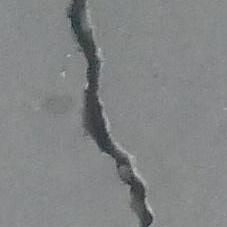
#> input picture dataset_muestra_original/Positive/00001.jpg, 227 x 227 px
$ python procesar_dataset.py
#> lines starting #> are read from the running program, lines starting #| are printed output that depends on the picture
### preprocessor.py
"""
Módulo de Preprocesamiento de Imágenes de Concreto
Proyecto: Detección y Clasificación de Grietas en Superficies de Concreto
Estudiante: Domingo de Guzman Quispe Mamani
Curso: Visión Computacional - UNSAAC
"""

import cv2
import numpy as np


class ConcreteCrackPreprocessor:
    def __init__(self, target_size=(224, 224), clahe_clip=2.5, clahe_grid=(8, 8), blur_kernel=(3, 3)):
        """
        Inicializa los parámetros del pipeline de preprocesamiento.

        Args:
            target_size (tuple): Tamaño al que se redimensionará la imagen (W, H).
            clahe_clip (float): Límite de contraste para el algoritmo CLAHE.
            clahe_grid (tuple): Tamaño de la rejilla para la ecualización local adaptativa.
            blur_kernel (tuple): Tamaño del kernel Gaussiano para reducción de ruido.
        """
#> in run, img_bgr is the input picture: shape (227, 227, 3); mean B, G, R 133.4, 132.7, 130.7
        self.target_size = target_size
        self.clahe_clip = clahe_clip
        self.clahe_grid = clahe_grid
        self.blur_kernel = blur_kernel
        self.clahe = cv2.createCLAHE(clipLimit=self.clahe_clip, tileGridSize=self.clahe_grid)
        self.morph_kernel = cv2.getStructuringElement(cv2.MORPH_RECT, (3, 3))

    def resize_bicubic(self, img_bgr):
        """Paso 1: Remuestreo con interpolación bicúbica para máxima conservación de textura."""
        return cv2.resize(img_bgr, self.target_size, interpolation=cv2.INTER_CUBIC)

    def to_grayscale(self, img_bgr):
        """Paso 2: Conversión a escala de grises (eliminación de redundancia cromática)."""
        return cv2.cvtColor(img_bgr, cv2.COLOR_BGR2GRAY)
#> returned value: shape (224, 224)

    def reduce_noise(self, img_gray, method="gaussian"):
        """
        Paso 3: Reducción de ruido de textura de alta frecuencia.
        Opciones: 'gaussian' o 'bilateral' (preserva bordes mientras suaviza textura).
        """
#> called with method = 'gaussian'
        if method == "bilateral":
            return cv2.bilateralFilter(img_gray, d=5, sigmaColor=50, sigmaSpace=50)
        else:
            return cv2.GaussianBlur(img_gray, self.blur_kernel, sigmaX=0)

    def enhance_contrast(self, img_gray):
        """
        Paso 4: Realce adaptativo de contraste local (CLAHE).
        Evita sobreamplificar el ruido mientras expande el rango dinámico de la fisura.
        """
        return self.clahe.apply(img_gray)
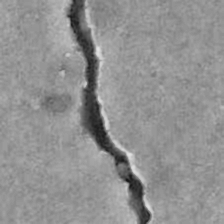
#> returned value: shape (224, 224); min 21, max 226, mean 145.6

    def morphological_refine(self, img_enhanced):
        """
        Paso 5: Operación morfológica para conectar micro-segmentos de la fisura.
        Un cierre morfológico (Dilatación seguida de Erosión) une fisuras interrumpidas.
        """
        # Cierre morfológico: A • B = (A ⊕ B) ⊖ B
        # En escala de grises, para destacar valles oscuros de fisuras se puede usar blackhat o cierre
        closed = cv2.morphologyEx(img_enhanced, cv2.MORPH_CLOSE, self.morph_kernel)
        return closed

    def normalize(self, img_processed):
        """Paso 6: Normalización numérica flotante [0.0, 1.0] para entrenamiento o extracción."""
        return (img_processed.astype(np.float32) / 255.0)

    def process(self, img_bgr, return_all_steps=False):
        """
        Ejecuta el pipeline completo sobre una imagen de entrada.
        """
        step1_resized = self.resize_bicubic(img_bgr)
        step2_gray = self.to_grayscale(step1_resized)
        step3_denoised = self.reduce_noise(step2_gray, method="gaussian")
        step4_enhanced = self.enhance_contrast(step3_denoised)
        step5_morph = self.morphological_refine(step4_enhanced)
        step6_normalized = self.normalize(step5_morph)

        if return_all_steps:
            return {
                "original": img_bgr,
                "resized": step1_resized,
                "gray": step2_gray,
                "denoised": step3_denoised,
                "clahe": step4_enhanced,
                "morph": step5_morph,
                "normalized": step6_normalized
            }

        return step5_morph

### generar_reporte_visual.py
"""
Generador de Visualizaciones Comparativas e Histogramas
Proyecto: Preprocesamiento de Dataset de Concreto
Estudiante: Domingo de Guzman Quispe Mamani
"""

import os
import cv2
import numpy as np
import matplotlib.pyplot as plt
from preprocessor import ConcreteCrackPreprocessor


def plot_comparison(original_bgr, preprocessor, save_path, title_label="Grieta de Concreto (Positive)"):
    """
    Genera una figura comparativa de 4 paneles:
    1. Imagen Original
    2. Imagen Preprocesada (Filtrado Gaussiano + CLAHE + Morfología)
    3. Histograma de la imagen original en escala de grises
    4. Histograma de la imagen preprocesada (mostrando la redistribución y ecualización de frecuencias)
    """
#> called with title_label = 'Clase: Positive'
    steps = preprocessor.process(original_bgr, return_all_steps=True)
#> steps = 7 items

    gray_orig = steps["gray"]
    processed = steps["morph"]

    # Calcular histogramas
    hist_orig = cv2.calcHist([gray_orig], [0], None, [256], [0, 256])
#> hist_orig = 256 values, max 6243 at index 137, min 0 at index 0, mean 196
    hist_proc = cv2.calcHist([processed], [0], None, [256], [0, 256])
#> hist_proc = 256 values, max 2750 at index 149, min 0 at index 0, mean 196

    fig, axes = plt.subplots(2, 2, figsize=(12, 10))
    fig.suptitle(f"Pipeline de Preprocesamiento: {title_label}\nEstudiante: Domingo de Guzman Quispe Mamani - Visión Computacional", fontsize=14, fontweight='bold')

    # Panel 1: Original
    img_rgb = cv2.cvtColor(steps["resized"], cv2.COLOR_BGR2RGB)
    axes[0, 0].imshow(img_rgb)
    axes[0, 0].set_title(f"1. Imagen Original (Bicubic 224x224)\n[Bajo contraste, textura granular]")
    axes[0, 0].axis('off')

    # Panel 2: Preprocesada
    axes[0, 1].imshow(processed, cmap='gray')
    axes[0, 1].set_title(f"2. Resultado Final (Denoise + CLAHE + Morfología)\n[Fisuras destacadas, contraste optimizado]")
    axes[0, 1].axis('off')

    # Panel 3: Histograma Original
    axes[1, 0].plot(hist_orig, color='steelblue', lw=2)
    axes[1, 0].fill_between(range(256), hist_orig.flatten(), color='steelblue', alpha=0.3)
    axes[1, 0].set_title("3. Histograma Original (Rango Dinámico Comprimido)")
    axes[1, 0].set_xlabel("Nivel de Gris (0 - 255)")
    axes[1, 0].set_ylabel("Frecuencia (Píxeles)")
    axes[1, 0].grid(True, linestyle='--', alpha=0.5)
    axes[1, 0].set_xlim([0, 256])

    # Panel 4: Histograma Preprocesado
    axes[1, 1].plot(hist_proc, color='darkgreen', lw=2)
    axes[1, 1].fill_between(range(256), hist_proc.flatten(), color='darkgreen', alpha=0.3)
    axes[1, 1].set_title("4. Histograma tras CLAHE (Rango Dinámico Expandido)")
    axes[1, 1].set_xlabel("Nivel de Gris (0 - 255)")
    axes[1, 1].set_ylabel("Frecuencia (Píxeles)")
    axes[1, 1].grid(True, linestyle='--', alpha=0.5)
    axes[1, 1].set_xlim([0, 256])

    plt.tight_layout()
    os.makedirs(os.path.dirname(save_path), exist_ok=True)
    plt.savefig(save_path, dpi=300)
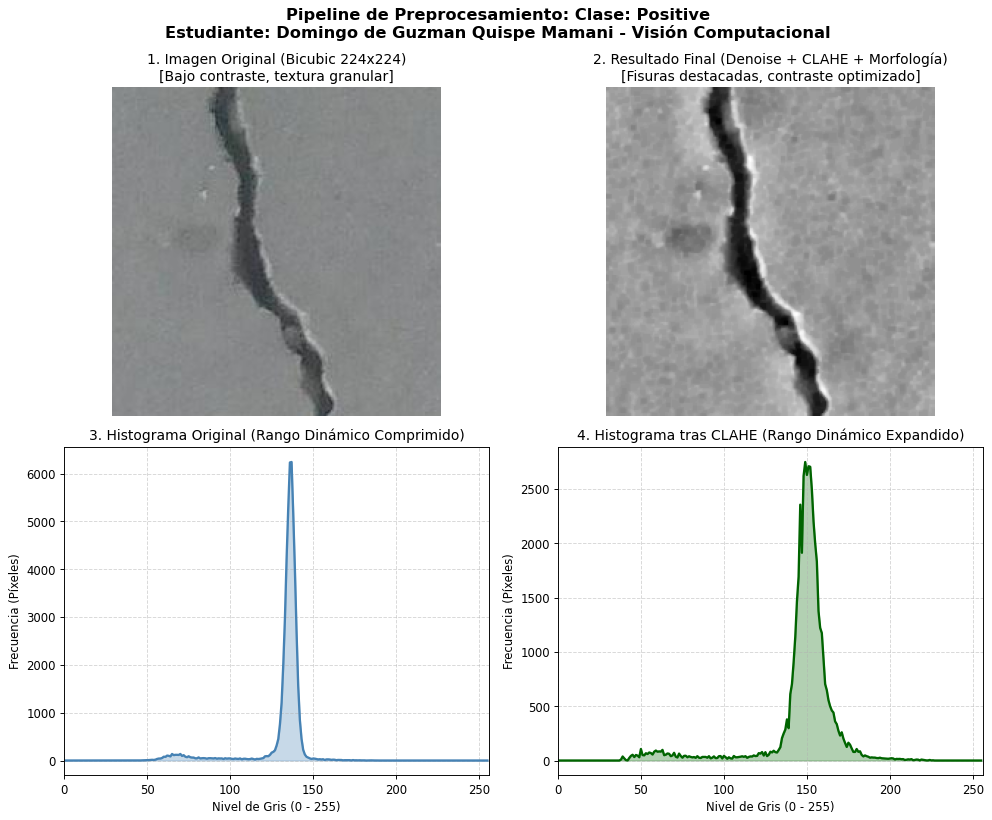
#> figure drawn by matplotlib, 4 panels; panel 3: curve peaks at x = 137, y = 6243; panel 4: curve peaks at x = 149, y = 2750
    plt.close()
    print(f"Gráfica guardada en: {save_path}")


def plot_step_by_step(original_bgr, preprocessor, save_path):
    """
    Muestra la descomposición paso a paso de todas las etapas del pipeline.
    """
    steps = preprocessor.process(original_bgr, return_all_steps=True)
#> steps = 7 items

    fig, axes = plt.subplots(1, 5, figsize=(20, 4))

    stages = [
        ("Original (Color)", cv2.cvtColor(steps["resized"], cv2.COLOR_BGR2RGB), None),
        ("Paso 1: Grises", steps["gray"], 'gray'),
        ("Paso 2: Denoise Gaussiano", steps["denoised"], 'gray'),
        ("Paso 3: Realce CLAHE", steps["clahe"], 'gray'),
        ("Paso 4: Cierre Morfológico", steps["morph"], 'gray')
    ]

    for idx, (title, img, cmap) in enumerate(stages):
        if cmap:
            axes[idx].imshow(img, cmap=cmap)
        else:
            axes[idx].imshow(img)
        axes[idx].set_title(title, fontsize=11, fontweight='bold')
        axes[idx].axis('off')
#> this loop made 5 passes
#> (title, cmap) on passes 1 to 5: ('Original (Color)', None), ('Paso 1: Grises', 'gray'), ('Paso 2: Denoise Gaussiano', 'gray'), ('Paso 3: Realce CLAHE', 'gray'), ('Paso 4: Cierre Morfológico', 'gray')

    plt.suptitle("Desglose Paso a Paso del Pipeline de Preprocesamiento", fontsize=14, fontweight='bold')
    plt.tight_layout()
    os.makedirs(os.path.dirname(save_path), exist_ok=True)
    plt.savefig(save_path, dpi=300)
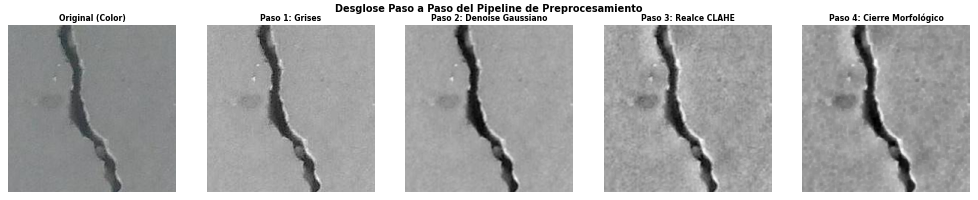
#> figure drawn by matplotlib, 5 panels
    plt.close()
    print(f"Desglose por pasos guardado en: {save_path}")

### procesar_dataset.py
"""
Script Principal de Procesamiento y Muestreo del Dataset
Proyecto: Preprocesamiento de Dataset de Concreto
Estudiante: Domingo de Guzman Quispe Mamani
Curso: Visión Computacional - UNSAAC
"""

import os
import shutil
import glob
import cv2
from preprocessor import ConcreteCrackPreprocessor
from generar_reporte_visual import plot_comparison, plot_step_by_step

# Ruta de la caché descargada por kagglehub
CACHE_DIR = r"C:\Users\wtfcl\.cache\kagglehub\datasets\arnavr10880\concrete-crack-images-for-classification\versions\1"
BASE_PROJECT_DIR = r"c:\Users\wtfcl\Desktop\VISION COMPUTACIONAL\proyecto_preprocesamiento"

OUTPUT_RAW_SAMPLE = os.path.join(BASE_PROJECT_DIR, "dataset_muestra_original")
OUTPUT_PROCESSED = os.path.join(BASE_PROJECT_DIR, "dataset_preprocesado")
OUTPUT_REPORT_DIR = os.path.join(BASE_PROJECT_DIR, "reportes_visuales")

# Parámetros del muestreo: cantidad por clase para el repositorio (ligero y representativo)
SAMPLE_PER_CLASS = 250  # 250 Positive + 250 Negative = 500 imágenes perfectas para git

def run():
    print("=" * 60)
    print("INICIANDO PREPROCESAMIENTO DEL DATASET DE CONCRETO")
    print("Estudiante: Domingo de Guzman Quispe Mamani")
    print("=" * 60)

    preprocessor = ConcreteCrackPreprocessor(
        target_size=(224, 224),
        clahe_clip=2.5,
        clahe_grid=(8, 8),
        blur_kernel=(3, 3)
    )

    classes = ["Positive", "Negative"]

    for cls in classes:
        src_cls_dir = os.path.join(CACHE_DIR, cls)
        dest_raw_dir = os.path.join(OUTPUT_RAW_SAMPLE, cls)
        dest_proc_dir = os.path.join(OUTPUT_PROCESSED, cls)

        os.makedirs(dest_raw_dir, exist_ok=True)
        os.makedirs(dest_proc_dir, exist_ok=True)

        # Buscar imágenes jpg/png
        all_images = glob.glob(os.path.join(src_cls_dir, "*.*"))
        print(f"\nClase '{cls}': Encontradas {len(all_images)} imágenes en caché.")

        sample_images = all_images[:SAMPLE_PER_CLASS]
        print(f"-> Muestreando y procesando {len(sample_images)} imágenes para la clase '{cls}'...")

        for idx, img_path in enumerate(sample_images):
            fname = os.path.basename(img_path)

            # 1. Copiar muestra original
            dest_raw_file = os.path.join(dest_raw_dir, fname)
            if not os.path.exists(dest_raw_file):
                shutil.copy2(img_path, dest_raw_file)

            # 2. Cargar y preprocesar con OpenCV
            img_bgr = cv2.imread(img_path)
            if img_bgr is None:
                continue

            processed_img = preprocessor.process(img_bgr)

            # 3. Guardar imagen preprocesada (formato 8-bit gray [0, 255])
            dest_proc_file = os.path.join(dest_proc_dir, fname)
            cv2.imwrite(dest_proc_file, processed_img)

            # 4. Generar reportes gráficos comparativos en los primeros ejemplos
            if idx == 0:
                rep_path = os.path.join(OUTPUT_REPORT_DIR, f"comparativa_{cls.lower()}.png")
                plot_comparison(img_bgr, preprocessor, rep_path, title_label=f"Clase: {cls}")

                if cls == "Positive":
                    rep_steps_path = os.path.join(OUTPUT_REPORT_DIR, "desglose_paso_a_paso.png")
                    plot_step_by_step(img_bgr, preprocessor, rep_steps_path)
#> pass 2 of the loop in run, `for cls in classes:`:
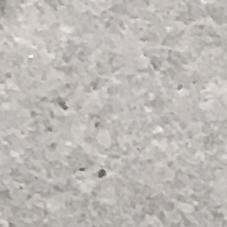
#> input picture dataset_muestra_original/Negative/00003.jpg, 227 x 227 px
#> in run, img_bgr is the input picture: shape (227, 227, 3); mean B, G, R 182.1, 186.2, 190.1
#> in enhance_contrast (call 4), `return self.clahe.apply(img_gray)`:
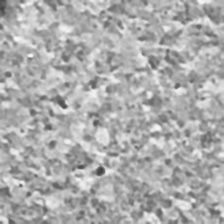
#> returned value: shape (224, 224); min 64, max 248, mean 172.6
#> hist_orig = 256 values, max 1840 at index 191, min 0 at index 0, mean 196
#> hist_proc = 256 values, max 932 at index 175, min 0 at index 0, mean 196
#> in plot_comparison (call 2), `plt.savefig(save_path, dpi=300)`:
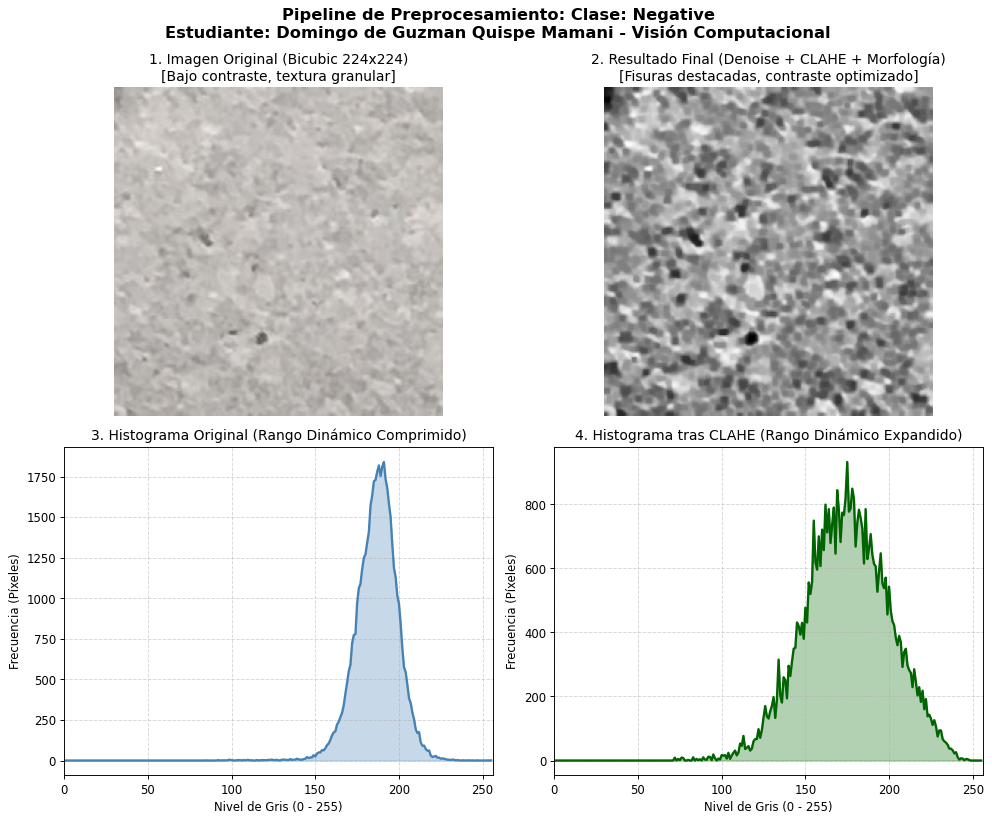
#> figure drawn by matplotlib, 4 panels; panel 3: curve peaks at x = 191, y = 1840; panel 4: curve peaks at x = 175, y = 932

    print("\n" + "=" * 60)
    print("PROCESO COMPLETADO EXITOSAMENTE")
    print(f"1. Muestra Original: {OUTPUT_RAW_SAMPLE}")
    print(f"2. Dataset Preprocesado: {OUTPUT_PROCESSED}")
    print(f"3. Gráficas para Exposición: {OUTPUT_REPORT_DIR}")
    print("=" * 60)


if __name__ == "__main__":
    run()
